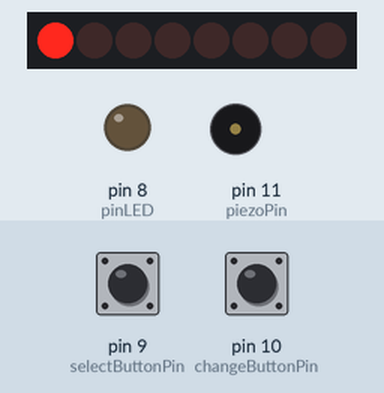
This sketch was run on a simulated Arduino Uno, built with avr-gcc and run on an emulated ATmega328P. On the bench: 8 shift-register outputs drawn as a row of LEDs (first output left, lit = HIGH), output pins drawn as LEDs (lit = HIGH), buzzer (waves = sounding). Wiring (inferred from the names in the program): shift register (74HC595): data pin 3; shift clock pin 5; latch pin 4. Wiring (inferred from the signals the program sends): row of LEDs: on Q0, Q1, Q2, Q3, Q4, Q5, Q6, Q7. The inputs (shaded band) are chosen by the test bench; at power-on: pin 10 (changeButtonPin) HIGH, pin 9 (selectButtonPin) HIGH. Pins used as bus, display or sensor lines are not drawn; what the sketch prints to the serial monitor is not drawn.

Above: at 1.21 s.
1.3 s: pin 10 (changeButtonPin) pulled LOW for 3.2 s
At 1.36 s:
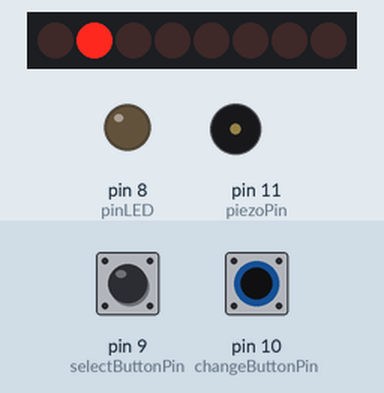
At 1.78 s:
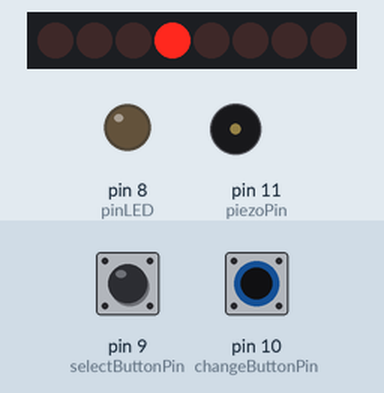
5.1 s: pin 9 (selectButtonPin) pulled LOW for 0.15 s
At 6.6 s:
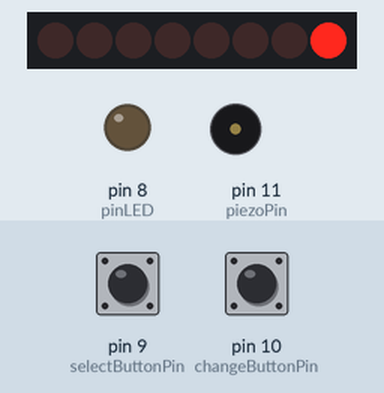
Timing chart, 0 to 8.1 s (numbered marks = the images above; inputs shaded):
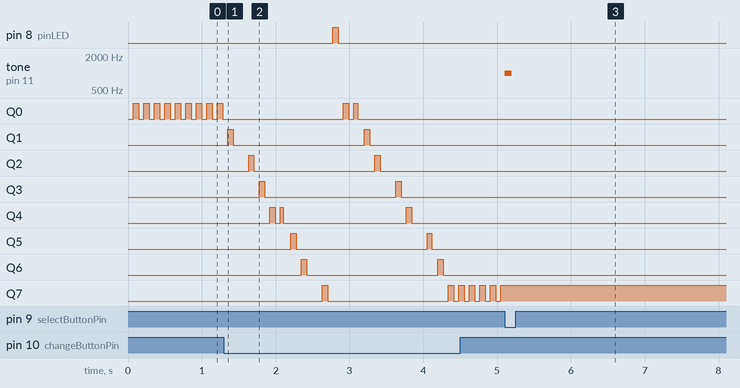

Measured:
- after the input at 1.3 s, pin 8 (pinLED): LOW → HIGH after 1.5 s, → LOW 0.07 s later
- after the input at 5.1 s, tone on pin 11 (piezoPin): silent → 1000 Hz at once, → silent 0.10 s later

The sketch:

project_2.ino
```cpp
//Stores whether or not this code is for player 1 or not, if value is 1 then this is player 1
bool player1 = 1;

//Stores the current turn number
int turnCount = 0;

//Initialises the pins for shift register
int data = 3;
int clock = 5;
int latch = 4;

//Initialises the pins for the Piezo element and the final LED that does not fit in the shift register
int pinLED = 8;
int piezoPin = 11;

//Initialises the pins for the buttons
int selectButtonPin = 9;
int changeButtonPin = 10;

//Variables for reading the pushbutton status
int button1State = 0;
int button2State = 0;

//Used for single LED manipulation
volatile int ledState = 0;
const int ON = HIGH;
const int OFF = LOW;
bool on = false;


int selectedLED = 0; //Stores the currently selected LED
bool myTurn = true; //Stores whether or not it is this player's turn
bool toggleOn = true; //Stores whether the LEDs should be toggled on or off
bool toggleSelected = true; //Stores whether or not the currently selected LED should be toggled on or off
int boardState[2][9]; //1 being player one, 0 being player two, the second dimension is for each LED

//Initialises variables used for timing LED flashes and button debounces
unsigned long lastPulseTime = 0;
unsigned long lastChoiceTime = 0;
unsigned long lastSelectTime = 0;
unsigned long lastSelectedPulseTime = 0;

/**
 * Sets the pinmodes for all applicable pins, as well as turning off all the LEDS,
 * Sets the correct turn based on which player it is
 */
void setup()
{
  Serial.begin(9600);
  pinMode(data, OUTPUT);
  pinMode(clock, OUTPUT);
  pinMode(latch, OUTPUT);
  pinMode(pinLED,OUTPUT);
  pinMode(selectButtonPin,INPUT);
  pinMode(changeButtonPin,INPUT);
  pinMode(piezoPin, OUTPUT);
  for(int i = 0;i<8;i++)
  {
    changeLED(i,OFF);
  }
  digitalWrite(pinLED,LOW);

  if (!player1)
  {
    myTurn = false;
  }

}


/**
 * Repeats and performs actions based on whos turn it is
 */
void loop()
{
    //If it is this current user's turn
    if(myTurn)
    {
      //Stores the current time for debounce and LED flashing purposes
      unsigned long currentTime = millis();

      //Stores whether or not a button has been pressed
      button1State = digitalRead(selectButtonPin);
      button2State = digitalRead(changeButtonPin);

      //If button1 has been pressed
      if(button1State == LOW)
      {
        //If it has been more than 200 milliseconds since button1 was last pressed and commands went through
        if (currentTime - lastChoiceTime > 200)
        {
          //If the LED has already been selected then play a rejection sound
          if(boardState[0][selectedLED] == 1 || boardState[1][selectedLED] == 1)
          {
            tone(11,500,100);
          }
          //If the LED has not already been selected then select it
          else
          {
            //Play a high tone to indicate that the LED has been selected
            tone(11,1000,100);

            //Increment the turn count and increment the board state for the current player at the correct LED
            turnCount++;
            boardState[player1][selectedLED]++;

            //Reset the button state
            button1State = HIGH;

            //Send the LED that has been selected to the other player
            Serial.write(selectedLED);

            //Change the turn
            myTurn = false;

            //If this player has won the game then player a victory tone and reset the game
            if (CheckWin(player1))
            {
              playWinningTone();
              resetGame();
            }
            //If it is turn 9 and no one has won then the game is a tie, reset the game
            else
            {
              if(turnCount == 9)
              {
                resetGame();
              }
            }

          }
          //Set the last time that the button was pressed to the current time
          lastChoiceTime = currentTime;
        }
      }
      //If button2 has been pressed
      if(button2State == LOW)
      {
        //If it has been more than 200 milliseconds since button2 was last pressed and commands went through
        if (currentTime - lastChoiceTime > 200) {
          //Turns off the currently selected LED
          if (selectedLED == 8) {
              digitalWrite(selectedLED, LOW);
          } else {
              changeLED(selectedLED, OFF);
          }
          //Changes the selected LED to the next one, if it is already on the final LED then loop round to the first
          selectedLED  = (selectedLED+1) % 9;

          //Resets button2
          button2State = HIGH;

          //Set the last time that the button was pressed to the current time
          lastChoiceTime = currentTime;
        }

      }
      //Pulse the currently selected LED
      pulseSelected(selectedLED);
    }
    else
    {
      //If a message has been received
      if(Serial.available()>0)
      {
        //The selected LED is set to the message received
        selectedLED = Serial.read();

        //Turns the selected LED on
        if(selectedLED==8)
        {
          digitalWrite(pinLED,HIGH);
        }
        else
        {
          changeLED(selectedLED,ON);
        }

        //Incremenet the turn number
        turnCount++;

        //Incremements the LED selected for the other player in the boardstate
        boardState[!player1][selectedLED]++;

        //It is now this player's turn
        myTurn = true;

        //If the other player has won then reset the game
        if (CheckWin(!player1))
        {
          resetGame();
        }
        //If the turn count is 9 then the game is a tie and reset the game
        else if(turnCount==9)
        {
          resetGame();
        }
      }
    }

  //Flash all currently selected LEDs
  flashLEDs(selectedLED);

}

/**
 * Plays a victory song when this player wins the game
 */
void playWinningTone()
{
  tone(11,500,200);
  tone(11,600,300);
  tone(11,800,200);
  tone(11,500,1000);
}

/**
 * Resets the game, either when the game is won or when the game is a tie
 */
void resetGame()
{
  //Iterates through the board state and resets the selected LEDs
  for(int i = 0; i < 9; i++)
  {
    boardState[0][i] = 0;
    boardState[1][i] = 0;
  }

  //Turns all the LEDs off
  for(int i = 0;i<8;i++)
  {
    changeLED(i,OFF);
  }
  digitalWrite(8,LOW);

  //Resets the turn count and the currently selected LED
  turnCount = 0;
  selectedLED = 0;
}

/**
 * Function that checks whether or not the player passed to it has won the game
 */
bool CheckWin(int player)
{
  //Checks around different LEDs to check if they have any three selected in a row
  if(boardState[player][0]==1)
  {
    if(boardState[player][1]==1&&boardState[player][2]==1)
    {
      return true;
    }
    if(boardState[player][3]==1&&boardState[player][6]==1)
    {
      return true;
    }
    if(boardState[player][4]==1&&boardState[player][8]==1)
    {
      return true;
    }
  }
  if(boardState[player][5]==1)
  {
    if(boardState[player][2]==1&&boardState[player][8]==1)
    {
      return true;
    }
    if(boardState[player][3]==1&&boardState[player][4]==1)
    {
      return true;
    }
  }
  if(boardState[player][7]==1)
  {
    if(boardState[player][6]==1&&boardState[player][8]==1)
    {
      return true;
    }
    if(boardState[player][4]==1&&boardState[player][1]==1)
    {
      return true;
    }
  }
  if(boardState[player][2]==1&&boardState[player][4]==1&&boardState[player][6]==1)
  {
    return true;
  }
  return false;
}

/**
 * Flashes the currently selected LEDs based on which player selected them
 */
void flashLEDs(int selectedLED) {

  //Stores the current time for LED flashing purposes
  unsigned long currentTime = millis();

  //If it is has been over 500 milliseconds since the LEDs selected by player 2 were last toggled
  if (currentTime - lastPulseTime > 500) {

    //Set the last time that the LEDs were toggled to the current time
    lastPulseTime = currentTime;

    //Iterates through every LED
    for (int i = 0; i < 9; i++) {
      //If the LED has been selected by player 2 then toggle it off or on based on toggleOn
      if (boardState[0][i] > 0) {
        if (i == 8) {
          if (toggleOn) {
            digitalWrite(i, HIGH);
          } else {
            digitalWrite(i, LOW);
          }
        } else {
          if (toggleOn) {
            changeLED(i, ON);
          } else {
            changeLED(i, OFF);
          }
        }
      }
    }

    //Sets the next toggle to be the opposite of this one
    toggleOn = !toggleOn;
  }

  //If the last time the LEDs were turned on was more than 70 milliseconds ago
  if (currentTime - lastSelectedPulseTime > 70) {
    //Iterates through every LED
    for (int i = 0; i < 9; i++) {
      //If the LED has been selected by player 1, turn it on
      if (boardState[1][i] > 0) {
        if (i == 8) {
          digitalWrite(i, HIGH);
        } else {
          changeLED(i, ON);
        }
      }
    }
  }

}

/**
 * Toggles the LED passed to function
 */
void pulseSelected(int selectedLED) {

  //Stores the current time for the purpose of timing the pulse
  unsigned long currentTime = millis();

  //If it has been over 70 milliseconds since the last toggle of the LED
  if (currentTime - lastSelectedPulseTime > 70) {

    //Stores the last time the LED was toggled as the current time
    lastSelectedPulseTime = currentTime;

    //Toggles the LED on or off based on the toggledSelected variable
    if (selectedLED == 8) {
      if (toggleSelected) {
        digitalWrite(selectedLED, HIGH);
      } else {
        digitalWrite(selectedLED, LOW);
      }
    } else {
      if (toggleSelected) {
        changeLED(selectedLED, ON);
      } else {
        changeLED(selectedLED, OFF);
      }
    }
    //Changes toggleSelected so that the next time the function is called it will do the opposite i.e. turn off instead of on
    toggleSelected = !toggleSelected;
  }

}

/*
 * updateLEDs() - sends the LED states set in ledStates to the 74HC595
 * sequence
 */
void updateLEDs(int value){
  digitalWrite(latch, LOW);     //Pulls the chips latch low
  shiftOut(data, clock, MSBFIRST, value); //Shifts out the 8 bits to the shift register
  digitalWrite(latch, HIGH);   //Pulls the latch high displaying the data
}


//These are used in the bitwise math that we use to change individual LEDs
//For more details http://en.wikipedia.org/wiki/Bitwise_operation
int bits[] = {B00000001, B00000010, B00000100, B00001000, B00010000, B00100000, B01000000, B10000000};
int masks[] = {B11111110, B11111101, B11111011, B11110111, B11101111, B11011111, B10111111, B01111111};
/*
 * changeLED(int led, int state) - changes an individual LED
 * LEDs are 0 to 7 and state is either 0 - OFF or 1 - ON
 */
 void changeLED(int led, int state){
   //ledState = ledState & masks[led];  //clears ledState of the bit we are addressing
   //ledState = ledState & B00000000;
   if(state == ON){ledState = ledState | bits[led];}
   if(state == OFF){
    ledState = ledState & masks[led];
   }
   updateLEDs(ledState);              //send the new LED state to the shift register
 }
```
